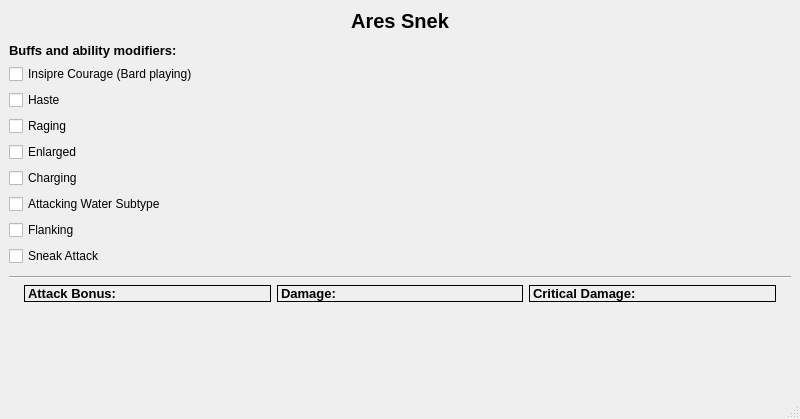
<?xml version="1.0" encoding="UTF-8"?>
<ui version="4.0">
 <class>MainWindow</class>
 <widget class="QMainWindow" name="MainWindow">
  <property name="geometry">
   <rect>
    <x>0</x>
    <y>0</y>
    <width>800</width>
    <height>419</height>
   </rect>
  </property>
  <property name="windowTitle">
   <string>Ares Snek</string>
  </property>
  <widget class="QWidget" name="centralwidget">
   <layout class="QVBoxLayout" name="verticalLayout_2">
    <item>
     <layout class="QVBoxLayout" name="verticalLayout">
      <item>
       <widget class="QLabel" name="label">
        <property name="font">
         <font>
          <family>MS Sans Serif</family>
          <pointsize>15</pointsize>
          <weight>75</weight>
          <bold>true</bold>
         </font>
        </property>
        <property name="text">
         <string>Ares Snek</string>
        </property>
        <property name="alignment">
         <set>Qt::AlignCenter</set>
        </property>
       </widget>
      </item>
      <item>
       <layout class="QHBoxLayout" name="horizontalLayout_3" stretch="1,1">
        <property name="topMargin">
         <number>2</number>
        </property>
        <property name="bottomMargin">
         <number>2</number>
        </property>
        <item>
         <layout class="QVBoxLayout" name="verticalLayout_4">
          <property name="topMargin">
           <number>2</number>
          </property>
          <property name="bottomMargin">
           <number>2</number>
          </property>
          <item>
           <widget class="QLabel" name="label_2">
            <property name="font">
             <font>
              <family>MS Sans Serif</family>
              <pointsize>10</pointsize>
              <weight>75</weight>
              <bold>true</bold>
             </font>
            </property>
            <property name="text">
             <string>Buffs and ability modifiers:</string>
            </property>
           </widget>
          </item>
          <item>
           <widget class="QCheckBox" name="inspire_courage_check_box">
            <property name="text">
             <string>Insipre Courage (Bard playing)</string>
            </property>
           </widget>
          </item>
          <item>
           <widget class="QCheckBox" name="haste_check_box">
            <property name="text">
             <string>Haste</string>
            </property>
           </widget>
          </item>
          <item>
           <widget class="QCheckBox" name="raging_check_box">
            <property name="text">
             <string>Raging</string>
            </property>
           </widget>
          </item>
          <item>
           <widget class="QCheckBox" name="enlarged_check_box">
            <property name="text">
             <string>Enlarged</string>
            </property>
           </widget>
          </item>
          <item>
           <widget class="QCheckBox" name="charging_check_box">
            <property name="text">
             <string>Charging</string>
            </property>
           </widget>
          </item>
          <item>
           <widget class="QCheckBox" name="water_subtype_check_box">
            <property name="text">
             <string>Attacking Water Subtype</string>
            </property>
           </widget>
          </item>
          <item>
           <widget class="QCheckBox" name="flanking_bonus_check_box">
            <property name="text">
             <string>Flanking</string>
            </property>
           </widget>
          </item>
          <item>
           <widget class="QCheckBox" name="sneak_attack_check_box">
            <property name="text">
             <string>Sneak Attack</string>
            </property>
           </widget>
          </item>
         </layout>
        </item>
        <item>
         <layout class="QVBoxLayout" name="verticalLayout_5"/>
        </item>
       </layout>
      </item>
      <item>
       <widget class="Line" name="line">
        <property name="orientation">
         <enum>Qt::Horizontal</enum>
        </property>
       </widget>
      </item>
      <item>
       <layout class="QHBoxLayout" name="horizontalLayout" stretch="0,0,0">
        <property name="leftMargin">
         <number>15</number>
        </property>
        <property name="rightMargin">
         <number>15</number>
        </property>
        <item>
         <widget class="QLabel" name="attack_bonus_label">
          <property name="font">
           <font>
            <family>MS Sans Serif</family>
            <pointsize>10</pointsize>
            <weight>75</weight>
            <bold>true</bold>
           </font>
          </property>
          <property name="frameShape">
           <enum>QFrame::Box</enum>
          </property>
          <property name="text">
           <string>Attack Bonus:</string>
          </property>
         </widget>
        </item>
        <item>
         <widget class="QLabel" name="damage_label">
          <property name="font">
           <font>
            <family>MS Sans Serif</family>
            <pointsize>10</pointsize>
            <weight>75</weight>
            <bold>true</bold>
           </font>
          </property>
          <property name="frameShape">
           <enum>QFrame::Box</enum>
          </property>
          <property name="text">
           <string>Damage:</string>
          </property>
         </widget>
        </item>
        <item>
         <widget class="QLabel" name="crit_damage_label">
          <property name="font">
           <font>
            <family>MS Sans Serif</family>
            <pointsize>10</pointsize>
            <weight>75</weight>
            <bold>true</bold>
           </font>
          </property>
          <property name="frameShape">
           <enum>QFrame::Box</enum>
          </property>
          <property name="text">
           <string>Critical Damage:</string>
          </property>
         </widget>
        </item>
       </layout>
      </item>
      <item>
       <spacer name="verticalSpacer">
        <property name="orientation">
         <enum>Qt::Vertical</enum>
        </property>
        <property name="sizeHint" stdset="0">
         <size>
          <width>20</width>
          <height>40</height>
         </size>
        </property>
       </spacer>
      </item>
     </layout>
    </item>
   </layout>
  </widget>
  <widget class="QMenuBar" name="menubar">
   <property name="geometry">
    <rect>
     <x>0</x>
     <y>0</y>
     <width>800</width>
     <height>26</height>
    </rect>
   </property>
  </widget>
  <widget class="QStatusBar" name="statusbar"/>
 </widget>
 <resources/>
 <connections/>
</ui>
